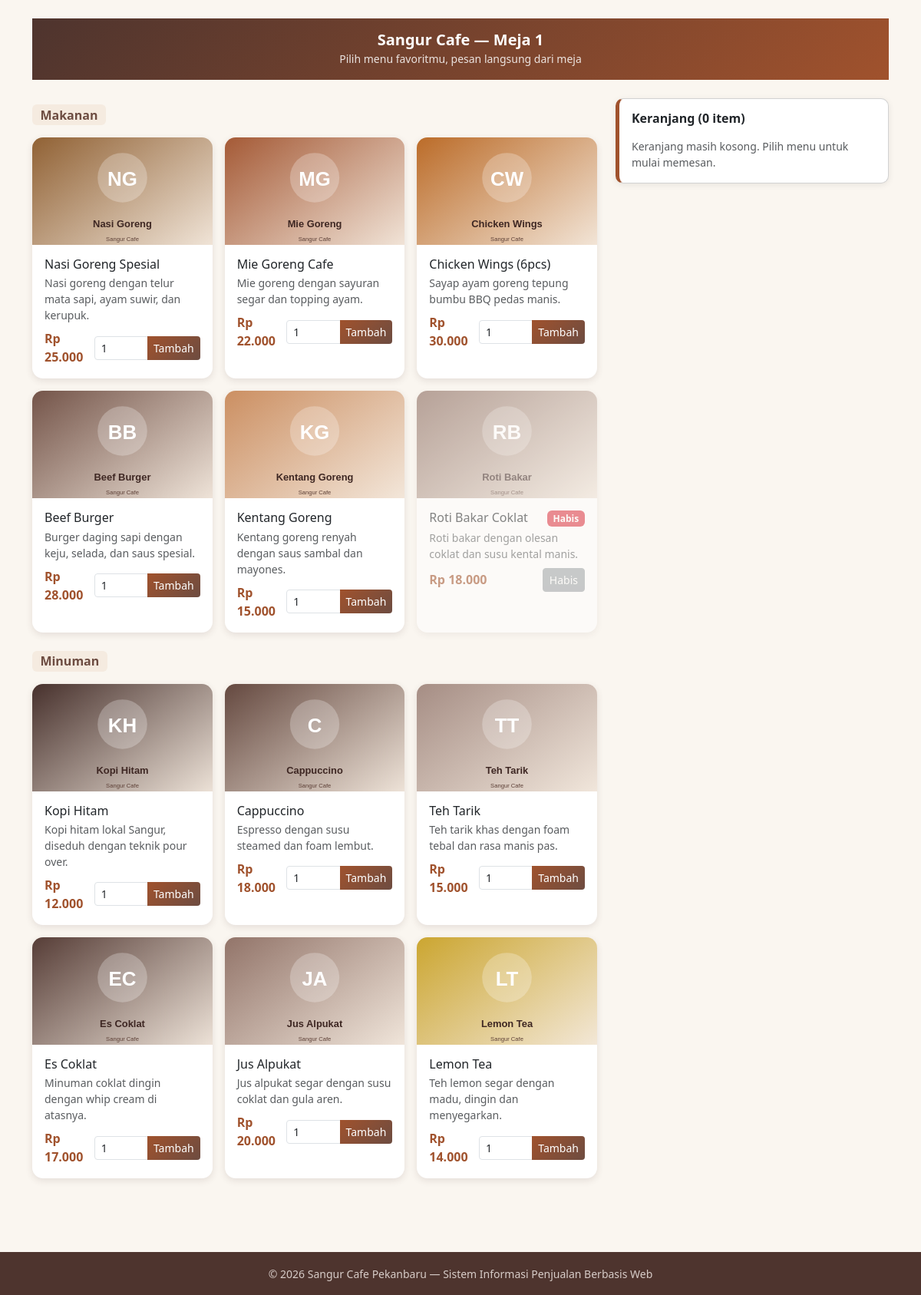
The app's page /customer/menu.php?table=1 with its own data.
### tables this page shows
CREATE TABLE `categories` (
  `id` INT UNSIGNED NOT NULL AUTO_INCREMENT,
  `name` VARCHAR(50) NOT NULL,
  PRIMARY KEY (`id`)
);

CREATE TABLE `menus` (
  `id` INT UNSIGNED NOT NULL AUTO_INCREMENT,
  `name` VARCHAR(100) NOT NULL,
  `description` TEXT,
  `price` INT NOT NULL DEFAULT 0,
  `category_id` INT UNSIGNED NOT NULL,
  `image` VARCHAR(255) DEFAULT NULL,
  `status` ENUM('tersedia','habis') NOT NULL DEFAULT 'tersedia',
  `created_at` TIMESTAMP NOT NULL DEFAULT CURRENT_TIMESTAMP,
  PRIMARY KEY (`id`),
  KEY `category_id` (`category_id`),
  CONSTRAINT `fk_menu_category` FOREIGN KEY (`category_id`) REFERENCES `categories`(`id`) ON DELETE CASCADE
);

### includes/auth.php (called while the page is built, shortened)
<?php
function e($str) {
    return htmlspecialchars((string)$str, ENT_QUOTES, 'UTF-8');
}
function rp($angka) {
    return 'Rp ' . number_format((int)$angka, 0, ',', '.');
}

### customer/menu.php (the view, shortened to what this page needs)
<?php
require_once __DIR__ . '/../config/database.php';
require_once __DIR__ . '/../includes/auth.php';
$table_number = isset($_GET['table']) ? (int)$_GET['table'] : 0;
$table_id = null;
if ($table_number > 0) {
    $stmt = $pdo->prepare('SELECT id, table_number FROM tables WHERE table_number = ?');
    $stmt->execute([$table_number]);
    $meja = $stmt->fetch();
    if ($meja) {
        $table_id = (int)$meja['id'];
    } else {
        $meja_error = 'Meja nomor ' . $table_number . ' tidak terdaftar di sistem. Silakan scan QR code yang tersedia di meja Anda.';
    }
} else {
    $meja_error = 'Parameter meja tidak ditemukan. Silakan scan QR code yang ada di meja Anda untuk membuka menu.';
}
$categories = $pdo->query('SELECT id, name FROM categories ORDER BY id')->fetchAll();
$menus_by_cat = [];
foreach ($categories as $c) {
    $st = $pdo->prepare('SELECT * FROM menus WHERE category_id = ? ORDER BY id');
    $st->execute([$c['id']]);
    $menus_by_cat[(int)$c['id']] = $st->fetchAll();
}
$cart_qty   = [];
$cart_items = [];
$cart_count = 0;
require __DIR__ . '/../includes/header.php';
?>
<?php if ($table_id): ?>
<div class="customer-header mb-4">
  <h5>Sangur Cafe &mdash; Meja <?= (int)$table_number ?></h5>
  <small>Pilih menu favoritmu, pesan langsung dari meja</small>
</div>
<?php endif; ?>
<?php if ($table_id): ?>
<div class="row">
  <div class="col-md-8">
    <?php foreach ($categories as $cat):
      $cid  = (int)$cat['id'];
      $list = $menus_by_cat[$cid] ?? [];
    ?>
    <h5 class="mt-2 mb-3 fw-bold">
      <span class="badge badge-kategori fs-6"><?= e($cat['name']) ?></span>
    </h5>
    <div class="row row-cols-1 row-cols-sm-2 row-cols-md-3 g-3 mb-4">
      <?php foreach ($list as $m):
        $mid   = (int)$m['id'];
        $habis = ($m['status'] === 'habis');
        $qC    = (int)($cart_qty[$mid] ?? 0);
      ?>
      <div class="col">
        <div class="card menu-card <?= $habis ? 'menu-habis' : '' ?>">
          <?php if (!empty($m['image'])): ?>
            <img src="<?= BASE_URL ?>assets/img/<?= e($m['image']) ?>" class="card-img-top" alt="<?= e($m['name']) ?>" loading="lazy">
          <?php else: ?>
            <div class="menu-placeholder" style="background:linear-gradient(135deg,#6d4c41,#a0522d)"><?= e(initials($m['name'])) ?></div>
          <?php endif; ?>
          <div class="card-body">
            <div class="d-flex justify-content-between align-items-start mb-1">
              <h6 class="card-title mb-0"><?= e($m['name']) ?></h6>
              <?php if ($habis): ?><span class="badge bg-danger">Habis</span><?php endif; ?>
            </div>
            <p class="small text-muted mb-2" style="min-height:2.6em"><?= e($m['description']) ?></p>
            <div class="d-flex justify-content-between align-items-center">
              <span class="harga"><?= rp($m['price']) ?></span>
              <?php if ($habis): ?>
                <button type="button" class="btn btn-secondary btn-sm" disabled>Habis</button>
              <?php else: ?>
                <form method="post" action="" class="d-inline">
                  <div class="input-group input-group-sm" style="width:138px">
                    <input type="number" name="qty" value="1" min="1" class="form-control" aria-label="Jumlah">
                    <button type="submit" class="btn btn-cafe">Tambah</button>
                  </div>
                </form>
              <?php endif; ?>
            </div>
          </div>
        </div>
      </div>
      <?php endforeach; ?>
    </div>
    <?php endforeach; ?>
  </div>
  <div class="col-md-4">
    <div class="card order-card sticky-top d-none d-md-block" style="top:1rem">
      <div class="card-body">
        <h6 class="fw-bold mb-3">Keranjang (<?= (int)$cart_count ?> item)</h6>
        <?php if (empty($cart_items)): ?>
          <p class="text-muted small mb-0">Keranjang masih kosong. Pilih menu untuk mulai memesan.</p>
        <?php endif; ?>
      </div>
    </div>
  </div>
</div>
<?php endif;  ?>
<?php require __DIR__ . '/../includes/footer.php';

### includes/header.php (shortened to what this page needs)
<?php
require_once __DIR__ . '/auth.php';
?>
<!DOCTYPE html>
<html lang="id">
<head>
    <link rel="stylesheet" href="<?= BASE_URL ?>assets/lib/bootstrap.min.css">
    <link rel="stylesheet" href="<?= BASE_URL ?>assets/css/style.css">
</head>
<body>
<main class="container py-4">

### includes/footer.php (shortened to what this page needs)
</main>
<footer class="cafe-footer text-center py-3 mt-5">
  <div class="container">
    <small class="text-muted">© <?= date('Y') ?> Sangur Cafe Pekanbaru &mdash; Sistem Informasi Penjualan Berbasis Web</small>
  </div>
</footer>
</body>
</html>

### assets/css/style.css (style rules this page uses)
:root { --coklat-tua: #4e342e; --coklat: #6d4c41; --karamel: #a0522d; --karamel-muda: #c98a5b; --krem: #f5ebe0; --krem-muda: #faf6f0; --emas: #d4a017; --teks: #3e2723; }
body { background-color: var(--krem-muda); color: var(--teks); font-family: 'Segoe UI', Tahoma, sans-serif; }
.cafe-footer { background: var(--coklat-tua); }
.cafe-footer small { color: #d7ccc8 !important; }
.menu-card { border: none; border-radius: 14px; overflow: hidden; box-shadow: 0 3px 10px rgba(78,52,46,0.12); transition: transform .15s, box-shadow .15s; background: #fff; height: 100%; }
.menu-card .card-img-top { height: 140px; object-fit: cover; background: var(--krem); }
.menu-card .harga { color: var(--karamel); font-weight: 700; }
.menu-habis { opacity: 0.55; }
.badge-kategori { background: var(--krem); color: var(--coklat); }
.btn-cafe { background: linear-gradient(135deg, var(--karamel), var(--coklat)); color: #fff; border: none; }
.order-card { border-left: 5px solid var(--karamel); border-radius: 10px; box-shadow: 0 2px 8px rgba(0,0,0,0.08); margin-bottom: 1rem; background: #fff; }
.customer-header { background: linear-gradient(135deg, var(--coklat-tua), var(--karamel)); color: #fff; padding: 1rem 0; text-align: center; position: sticky; top: 0; z-index: 1020; }
.customer-header h5 { margin: 0; font-weight: 700; }
.customer-header small { opacity: 0.85; }

### records on screen
categories: name "Makanan"
menus: image (picture), name "Nasi Goreng Spesial", description "Nasi goreng dengan telur mata sapi, ayam suwir, dan kerupuk.", price "Rp 25.000"
menus: image (picture), name "Mie Goreng Cafe", description "Mie goreng dengan sayuran segar dan topping ayam.", price "Rp 22.000"
menus: image (picture), name "Chicken Wings (6pcs)", description "Sayap ayam goreng tepung bumbu BBQ pedas manis.", price "Rp 30.000"
menus: image (picture), name "Beef Burger", description "Burger daging sapi dengan keju, selada, dan saus spesial.", price "Rp 28.000"
menus: image (picture), name "Kentang Goreng", description "Kentang goreng renyah dengan saus sambal dan mayones.", price "Rp 15.000"
menus: image (picture), name "Roti Bakar Coklat", status "Habis", description "Roti bakar dengan olesan coklat dan susu kental manis.", price "Rp 18.000"
categories: name "Minuman"
menus: image (picture), name "Kopi Hitam", description "Kopi hitam lokal Sangur, diseduh dengan teknik pour over.", price "Rp 12.000"
menus: image (picture), name "Cappuccino", description "Espresso dengan susu steamed dan foam lembut.", price "Rp 18.000"
menus: image (picture), name "Teh Tarik", description "Teh tarik khas dengan foam tebal dan rasa manis pas.", price "Rp 15.000"
menus: image (picture), name "Es Coklat", description "Minuman coklat dingin dengan whip cream di atasnya.", price "Rp 17.000"
menus: image (picture), name "Jus Alpukat", description "Jus alpukat segar dengan susu coklat dan gula aren.", price "Rp 20.000"
menus: image (picture), name "Lemon Tea", description "Teh lemon segar dengan madu, dingin dan menyegarkan.", price "Rp 14.000"

### other values on screen
$table_number "1"
$cart_count "0"
